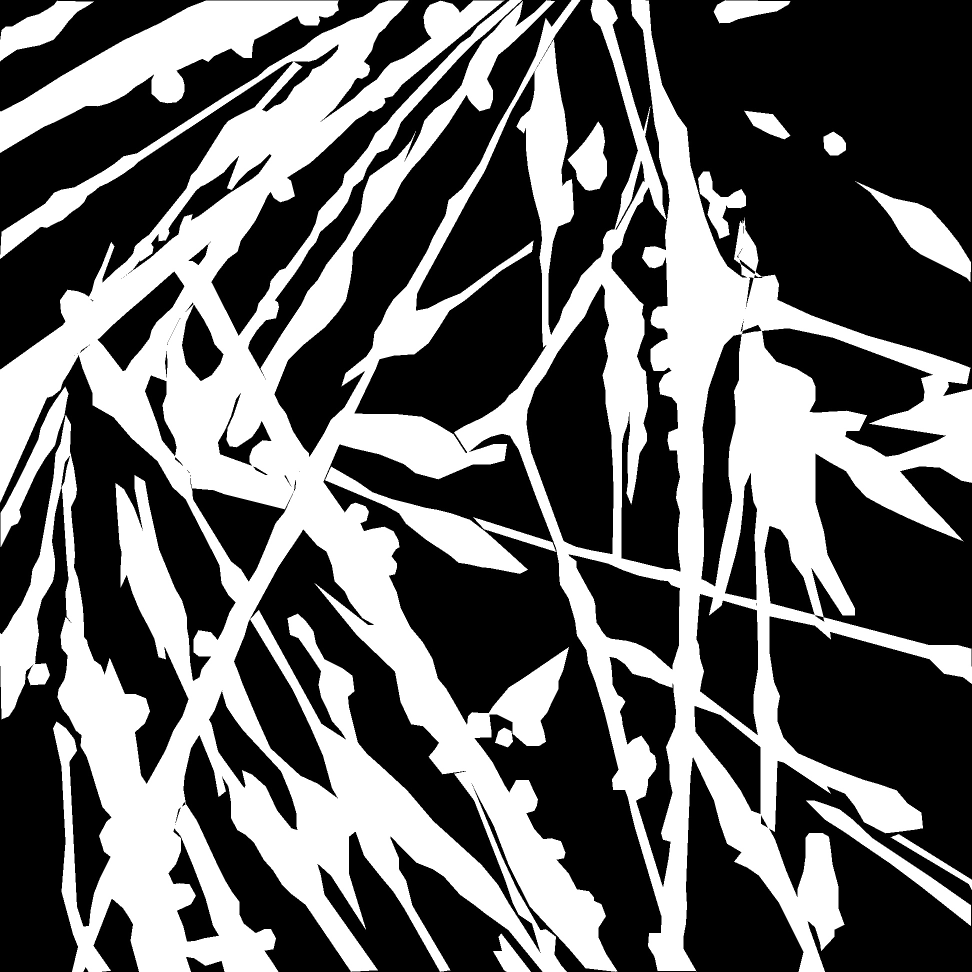
#> input picture input_image/1944-1944/23label.jpg, 1944 x 1944 px, found by its file name (shown at 1/2 size); its folder holds 5 pictures in this run
$ python cut_a_image.py
#> lines starting #> are read from the running program, lines starting #| are printed output that depends on the picture
import cv2
import os


def cut_a_image():
    path = r"..\input_image\1944-1944"
    out_path = r"..\input_image\1944-1944"
    files = os.listdir(path)

    file = "23label.jpg"
    print(file)
    img = cv2.imread(os.path.join(path, file))
#> img is the input picture: shape (1944, 1944, 3); min 0, max 255, mean 102
    cropped = img[400:, :-400]
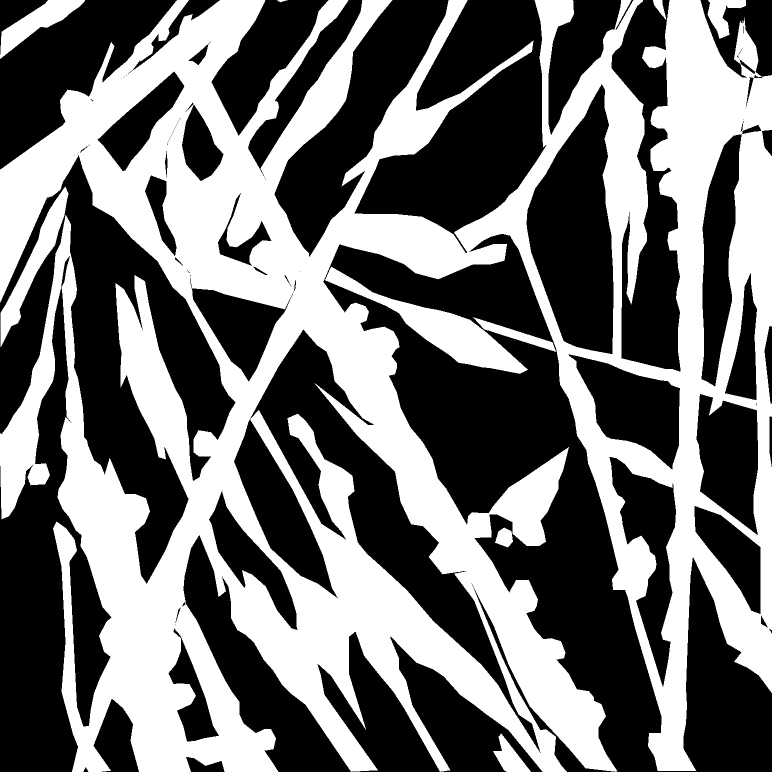
#> cropped: shape (1544, 1544, 3) (shown at 1/2 size); min 0, max 255, mean 113.9
    cv2.imwrite(os.path.join(out_path, "23-1label.jpg"), cropped)


if __name__ == "__main__":
    cut_a_image()
